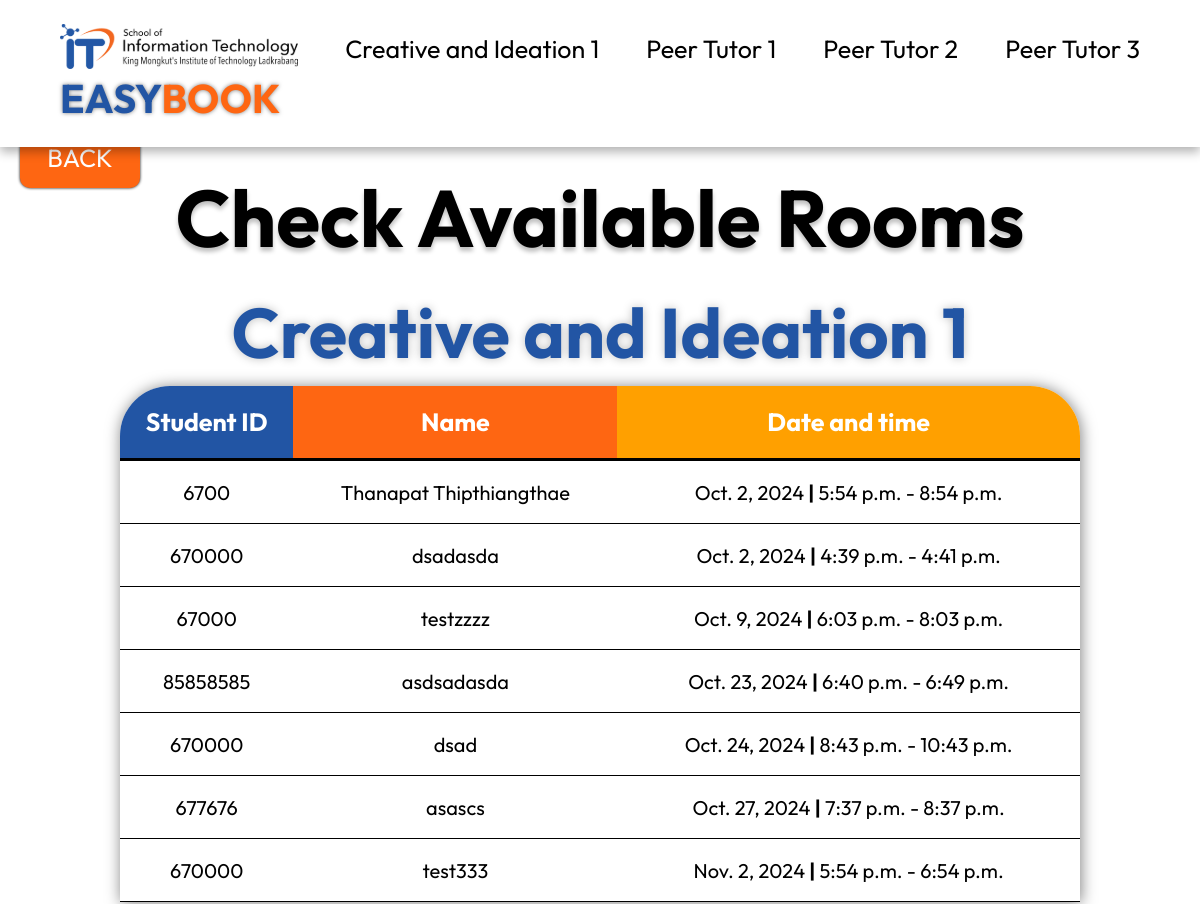
The app's page /checkscreative.html (upper part), older data.
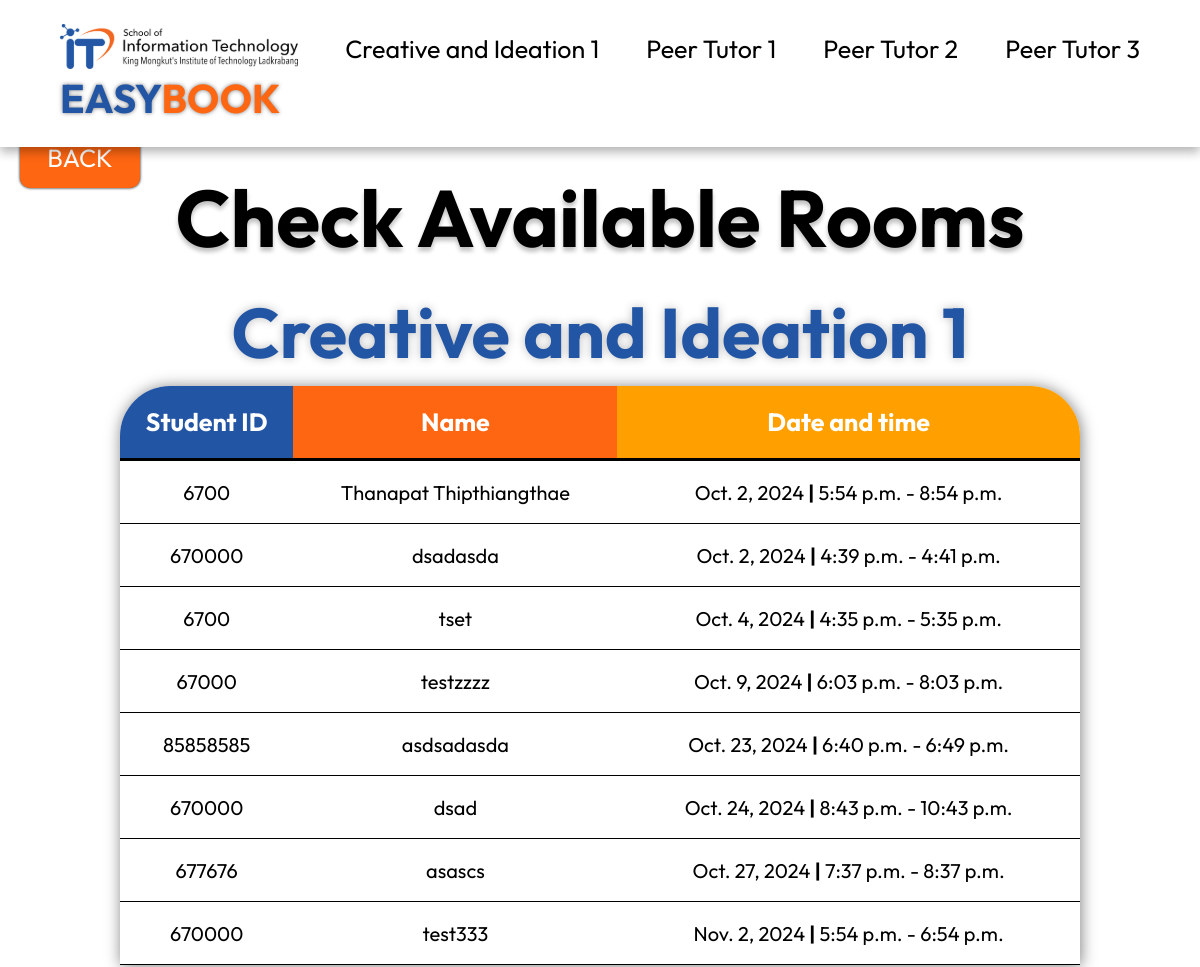
The same page, newer data.
### mypage/models.py (models this page shows, shortened)
class creativereser(models.Model):
    student_id = models.IntegerField()
    name = models.CharField(max_length=100)
    event_date = models.DateField()
    start_time = models.TimeField(null=True, blank=True)
    end_time = models.TimeField(null=True, blank=True)

### mypage/views.py (the view)
# urls.py: path('checkscreative.html',views.room),
def room(request):
    list_person = creativereser.objects.order_by('event_date')
    list_personpeer1 = peer1reser.objects.order_by('event_datepeer1')
    list_personpeer2 = peer2reser.objects.order_by('event_datepeer2')
    list_personpeer3 = peer3reser.objects.order_by('event_datepeer3')
    return render(request,"checkscreative.html",{
        "list_person":list_person,
        "list_personpeer1":list_personpeer1,
        "list_personpeer2":list_personpeer2,
        "list_personpeer3": list_personpeer3
        })

### mypage/templates/checkscreative.html (shortened to what this page needs)
{% load static %}
<!DOCTYPE html>
<html lang="en">
<head>
    <link rel="stylesheet" href="{% static 'css/checkCrea.css' %}">
</head>
<body>
    <nav class="crea-nav">
        <a href="https://www.it.kmitl.ac.th/th/" target="_blank">
          <img class="it-logo" src="{% static 'img/IT logo.svg' %}">
        </a>
        <a href="#crea-sec" class="nav-select">Creative and Ideation 1</a>
        <a href="#peer1-sec" class="nav-select">Peer Tutor 1</a>
        <a href="#peer2-sec" class="nav-select">Peer Tutor 2</a>
        <a href="#peer3-sec" class="nav-select">Peer Tutor 3</a>
        <div class="easybook-logo">
          <a href="https://github.com/KhanunKup/PSCP-PROJECT-Y1" target="_blank" style="text-decoration: none;">
            <span style="color: #2255A4; text-shadow: 0px 0px 4px rgba(0, 0, 0, 0.5);">EASY</span><span style="color: #FE6612; text-shadow: 0px 0px 4px rgba(0, 0, 0, 0.5);">BOOK</span>
          </a>
        </div>
    </nav>
    <div class="infor-form">
        <h1 class="head-text"><b>Check Available Rooms</b></h1>
    </div>
    <h1 class="creative-head" id="crea-sec">Creative and Ideation 1</h1>
    <div class="table-infor">
        <table>
            <thead>
                <tr>
                    <th class="id-th">Student ID</th>
                    <th class="name-th">Name</th>
                    <th class="date-th">Date and time</th>
                </tr>
            </thead>
            <tbody>
                {%for creativereser in list_person %}
                <tr class="body-table">
                    <td>{{creativereser.student_id}}</td>
                    <td>{{creativereser.name}}</td>
                    <td>{{creativereser.event_date}} <b>|</b> {{creativereser.start_time}} - {{creativereser.end_time}}</td>
                </tr>
                {% endfor %}
            </tbody>
        </table>
    </div>
    <div class="container">
        <a href = "index.html"><button class="back-button">BACK</button></a>
    </div>
</body>
</html>

Row changes from the older to the newer data that the page shows:
added creativereser: student_id "6700", name "tset", event_date "Oct. 4, 2024", start_time "4:35 p.m.", end_time "5:35 p.m."
